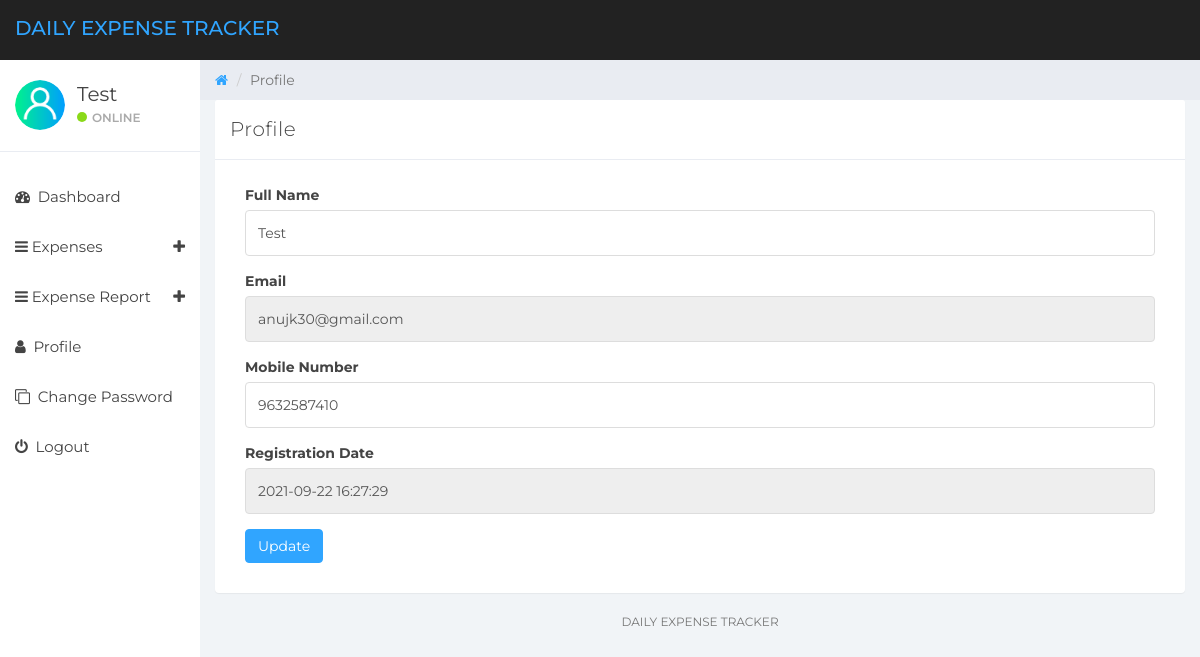
Screenshot of /Expense_Tracker/user-profile.php (signed in) with the database file from the repository.
### tables this page shows
CREATE TABLE `tbluser` (
  `ID` int(10) NOT NULL,
  `FullName` varchar(150) DEFAULT NULL,
  `Email` varchar(200) DEFAULT NULL,
  `MobileNumber` bigint(10) DEFAULT NULL,
  `Password` varchar(200) DEFAULT NULL,
  `RegDate` timestamp NOT NULL DEFAULT current_timestamp()
);

### Expense_Tracker/user-profile.php (the view, shortened to what this page needs)
<?php
if (strlen($_SESSION['detsuid']==0)) {
  header('location:logout.php');
  } else{
  ?>
<!DOCTYPE html>
<html>
<head>
	<link href="css/bootstrap.min.css" rel="stylesheet">
	<link href="css/font-awesome.min.css" rel="stylesheet">
	<link href="css/datepicker3.css" rel="stylesheet">
	<link href="css/styles.css" rel="stylesheet">
</head>
<body>
	<?php include_once('includes/header.php');?>
	<?php include_once('includes/sidebar.php');?>
	<div class="col-sm-9 col-sm-offset-3 col-lg-10 col-lg-offset-2 main">
		<div class="row">
			<ol class="breadcrumb">
				<li><a href="#">
					<em class="fa fa-home"></em>
				</a></li>
				<li class="active">Profile</li>
			</ol>
		</div>
		<div class="row">
			<div class="col-lg-12">
				<div class="panel panel-default">
					<div class="panel-heading">Profile</div>
					<div class="panel-body">
						<div class="col-md-12">
							 <?php
$userid=$_SESSION['detsuid'];
$ret=mysqli_query($con,"select * from tbluser where ID='$userid'");
while ($row=mysqli_fetch_array($ret)) {
?>
							<form role="form" method="post" action="">
								<div class="form-group">
									<label>Full Name</label>
									<input class="form-control" type="text" value="<?php  echo $row['FullName'];?>" name="fullname" required="true">
								</div>
								<div class="form-group">
									<label>Email</label>
<input type="email" class="form-control" name="email" value="<?php  echo $row['Email'];?>" required="true" readonly="true">
								</div>
								<div class="form-group">
									<label>Mobile Number</label>
									<input class="form-control" type="text" value="<?php  echo $row['MobileNumber'];?>" required="true" name="contactnumber" maxlength="10">
								</div>
								<div class="form-group">
									<label>Registration Date</label>
									<input class="form-control" name="regdate" type="text" value="<?php  echo $row['RegDate'];?>" readonly="true">
								</div>
								<div class="form-group has-success">
									<button type="submit" class="btn btn-primary" name="submit">Update</button>
								</div>
								</div>
								<?php } ?>
						</div>
					</div>
				</div>
			</div>
			<?php include_once('includes/footer.php');?>
		</div>
</body>
</html>
<?php }  ?>

### Expense_Tracker/includes/sidebar.php (shortened to what this page needs)
<?php
include('includes/dbconnection.php');
?>
<div id="sidebar-collapse" class="col-sm-3 col-lg-2 sidebar">
        <div class="profile-sidebar">
            <div class="profile-userpic">
                <img src="assets/images/user.png" class="img-responsive" alt="User Logo">
            </div>
            <div class="profile-usertitle">
                <?php
$uid=$_SESSION['detsuid'];
$ret=mysqli_query($con,"select FullName from tbluser where ID='$uid'");
$row=mysqli_fetch_array($ret);
$name=$row['FullName'];
?>
                <div class="profile-usertitle-name"><?php echo $name; ?></div>
                <div class="profile-usertitle-status"><span class="indicator label-success"></span>Online</div>
            </div>
        </div>
        <ul class="nav menu">
            <li><a href="dashboard.php"><em class="fa fa-dashboard">&nbsp;</em> Dashboard</a></li>
            <li class="parent "><a data-toggle="collapse" href="#sub-item-1">
                <em class="fa fa-navicon">&nbsp;</em>Expenses <span data-toggle="collapse" href="#sub-item-1" class="icon pull-right"><em class="fa fa-plus"></em></span>
                </a>
            </li>
  <li class="parent "><a data-toggle="collapse" href="#sub-item-2">
                <em class="fa fa-navicon">&nbsp;</em>Expense Report <span data-toggle="collapse" href="#sub-item-1" class="icon pull-right"><em class="fa fa-plus"></em></span>
                </a>
            </li>
            <li><a href="user-profile.php"><em class="fa fa-user">&nbsp;</em> Profile</a></li>
             <li><a href="change-password.php"><em class="fa fa-clone">&nbsp;</em> Change Password</a></li>
<li><a href="logout.php"><em class="fa fa-power-off">&nbsp;</em> Logout</a></li>
        </ul>
    </div>

### Expense_Tracker/css/styles.css (style rules this page uses)
body { background: #f1f4f7; padding-top: 60px; font-size: 14px; color: #444444; font-family: "Montserrat", "Helvetica Neue", Helvetica, Arial, sans-serif; }
a, a:hover, a:focus { color: #30a5ff; }
input.form-control { border: 1px solid #ddd; box-shadow: none; height: 46px; }
.btn-primary, .btn-primary:hover, .btn-primary:focus, .btn-primary:active, .btn-primary.active, .open > .dropdown-toggle.btn-primary, .btn-primary.disabled, .btn-primary[disabled], fieldset[disabled] .btn-primary, .btn-primary.disabled:hover, .btn-primary[disabled]:hover, fieldset[disabled] .btn-primary:hover, .btn-primary.disabled:focus, .btn-primary[disabled]:focus, fieldset[disabled] .btn-primary:focus, .btn-primary.disabled:active, .btn-primary[disabled]:active, fieldset[disabled] .btn-primary:active, .btn-primary.disabled.active, .btn-primary[disabled].active, fieldset[disabled] .btn-primary.active { background-color: #30a5ff; border-color: #30a5ff; }
.label-success { background-color: #8ad919; }
.panel { border: 0; }
.panel-heading { font-size: 20px; font-weight: 300; letter-spacing: 0.025em; height: 60px; line-height: 38px; }
.panel-default .panel-heading { background: #fff; border-bottom: 1px solid #e9ecf2; color: #444444; }
.sidebar { display: block; padding: 0; display: none; box-shadow: none; background: #fff; }
.sidebar ul { margin: 20px 0px; }
@media (min-width: 768px) { .sidebar { display: block; position: fixed; top: 60px; bottom: 0; left: 0; z-index: 1000; display: block; margin: 0; padding: 0; overflow-x: hidden; overflow-y: auto; } }
.sidebar ul.nav li a { height: 50px; font-size: 15px; line-height: 2em; color: #444444; }
.profile-sidebar { padding: 10px 0; border-bottom: 1px solid #e9ecf2; }
.indicator { width: 10px; height: 10px; display: inline-block; border-radius: 9999px; margin-right: 5px; }
.profile-userpic img { float: left; margin: 10px 0px 0px 15px; width: 50px; height: 50px; border-radius: 9999px !important; }
.profile-usertitle { float: left; text-align: left; margin: 10px 0 0 12px; }
.profile-usertitle-name { font-size: 20px; margin-bottom: 0px; }
.profile-usertitle-status { text-transform: uppercase; color: #AAA; font-size: 12px; font-weight: 600; margin-bottom: 15px; }
.breadcrumb { border-radius: 0; padding: 10px 15px 10px 15px; background: #e9ecf2; margin: 0; }

### rows the page displays
tbluser: FullName "Test", fullname "Test", email "anujk30@gmail.com", contactnumber "9632587410", regdate "2021-09-22 16:27:29"
